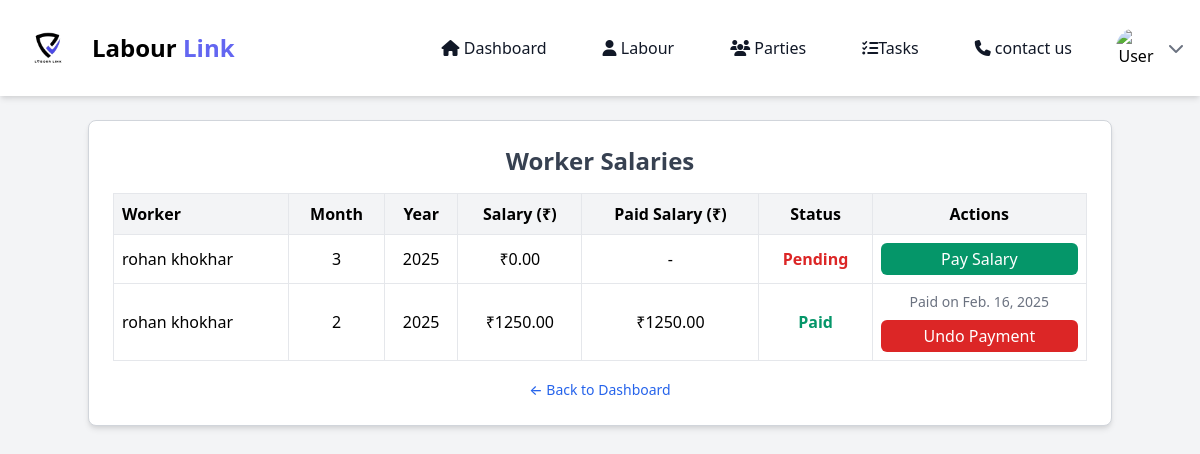
/salary/list/, run on the app's committed database.
### LLApps/labour/models.py (models this page shows, shortened)
class MonthlySalary(models.Model):
    worker = models.ForeignKey(LabourWorker, on_delete=models.CASCADE)
    month = models.IntegerField(default=now().month)
    year = models.IntegerField(default=now().year)
    calculated_salary = models.DecimalField(max_digits=10, decimal_places=2, default=0.00)
    paid = models.BooleanField(default=False)
    payment_date = models.DateField(null=True, blank=True)

class LabourWorker(models.Model):
    labour = models.ForeignKey(Labour, on_delete=models.CASCADE, related_name="workers")
    name = models.CharField(max_length=255)
    mobile_number = models.CharField(max_length=15, unique=True)
    email = models.EmailField(unique=True, null=True, blank=True)
    labour_description = models.TextField()
    joining_date = models.DateField()
    salary = models.DecimalField(max_digits=10, decimal_places=2)
    total_days = models.IntegerField()
    present_days = models.IntegerField(default=0)  # Start with 0, will be calculated based on attendance
    paid = models.BooleanField(default=False)
    last_salary_update = models.DateField(default=now)

### LLApps/dashboard/views.py (the view)
# urls.py: path("salary/list/", salary_list, name="salary_list"),
def salary_list(request):
    salaries = MonthlySalary.objects.all().order_by("-year", "-month")
    return render(request, "dashboard/labour_salary.html", {"salaries": salaries})

### LLApps/dashboard/templates/dashboard/labour_salary.html (shortened to what this page needs)
{% extends 'dashboard/base.html' %}
{% block body %}
<div class="max-w-5xl mx-auto my-6 p-6 bg-white shadow-md rounded-lg border border-gray-300">
  <h2 class="text-2xl font-semibold text-center text-gray-700 mb-4">Worker Salaries</h2>
  <table class="w-full border-collapse border border-gray-200">
    <thead class="bg-gray-100">
      <tr>
        <th class="border p-2 text-left">Worker</th>
        <th class="border p-2 text-center">Month</th>
        <th class="border p-2 text-center">Year</th>
        <th class="border p-2 text-center">Salary (₹)</th>
        <th class="border p-2 text-center">Paid Salary (₹)</th>
        <th class="border p-2 text-center">Status</th>
        <th class="border p-2 text-center">Actions</th>
      </tr>
    </thead>
    <tbody>
      {% for salary in salaries %}
      <tr class="hover:bg-gray-50">
        <td class="border p-2">{{ salary.worker.name }}</td>
        <td class="border p-2 text-center">{{ salary.month }}</td>
        <td class="border p-2 text-center">{{ salary.year }}</td>
        <td class="border p-2 text-center">₹{{ salary.calculated_salary }}</td>
        <td class="border p-2 text-center">
          {% if salary.paid %} ₹{{ salary.calculated_salary }} {% else %} - {% endif %}
        </td>
        <td class="border p-2 text-center">
          {% if salary.paid %}
            <span class="text-green-600 font-semibold">Paid</span>
          {% else %}
            <span class="text-red-600 font-semibold">Pending</span>
          {% endif %}
        </td>
        <td class="border p-2 text-center">
          {% if not salary.paid %}
            <a href="{% url 'pay_salary' worker_id=salary.worker.id %}"
               class="bg-green-600 text-white px-3 py-1 rounded-md hover:bg-green-700 block text-center">
              Pay Salary
            </a>
          {% else %}
            <div class="text-gray-500 text-sm mb-2">
              Paid on {{ salary.payment_date }}
            </div>
            <form method="post" action="{% url 'undo_salary_payment' worker_id=salary.worker.id %}">
              <button type="submit"
                      class="bg-red-600 text-white px-3 py-1 rounded-md hover:bg-red-700 block w-full">
                Undo Payment
              </button>
            </form>
          {% endif %}
        </td>
      </tr>
      {% empty %}
      <tr>
        <td colspan="7" class="border p-4 text-center text-gray-600">No salary records found.</td>
      </tr>
      {% endfor %}
    </tbody>
  </table>
  <div class="text-center mt-4">
    <a href="{% url 'labour_read' %}" class="text-blue-600 hover:underline text-sm font-medium">
      ← Back to Dashboard
    </a>
  </div>
</div>
{% endblock %}

### data on the page
MonthlySalary: worker.name "rohan khokhar", month "3", year "2025", calculated_salary "0.00", paid "Pending"
MonthlySalary: worker.name "rohan khokhar", month "2", year "2025", calculated_salary "1250.00", paid "Paid", payment_date "Feb. 16, 2025"
